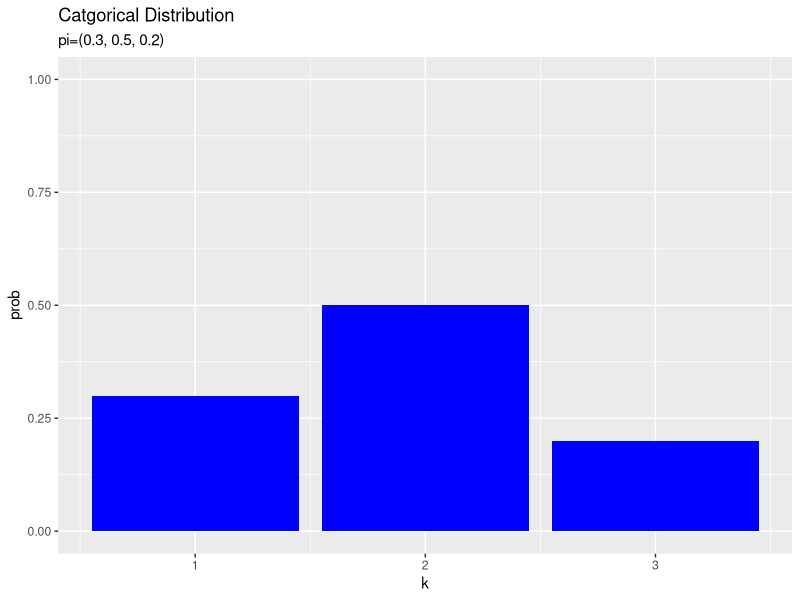
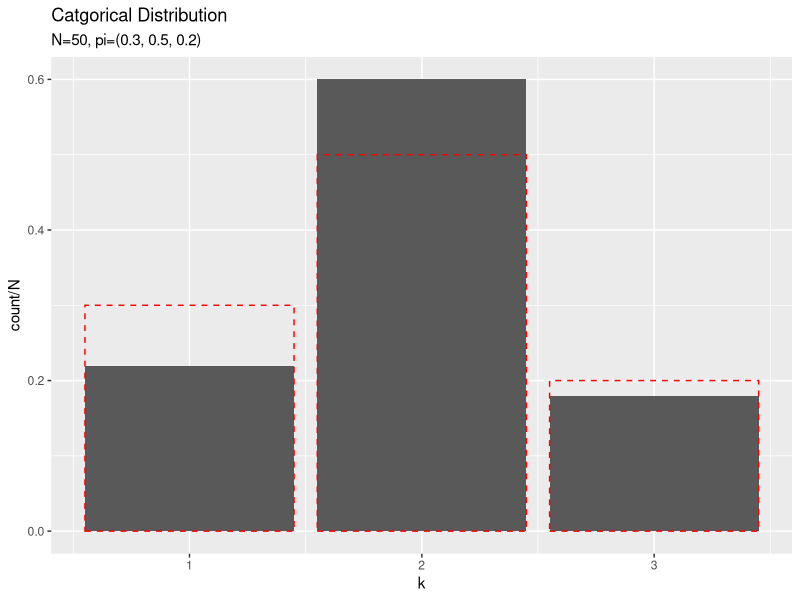
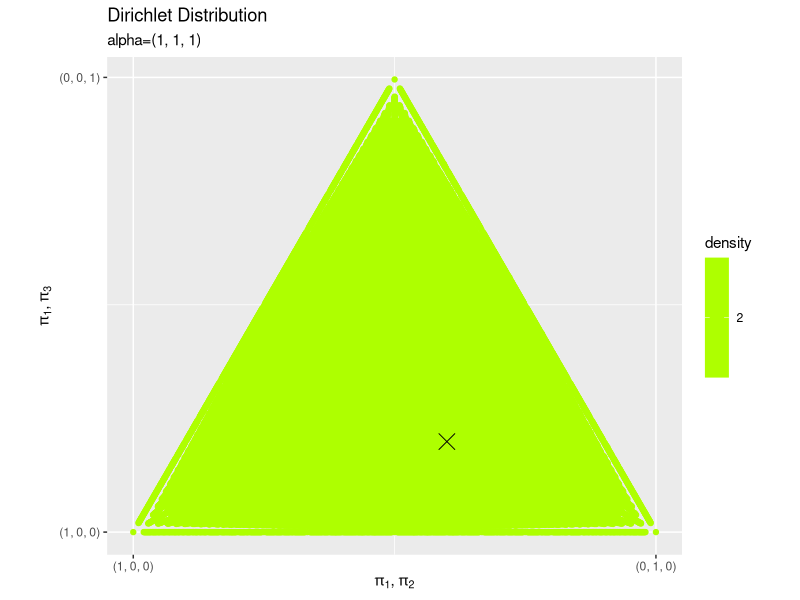
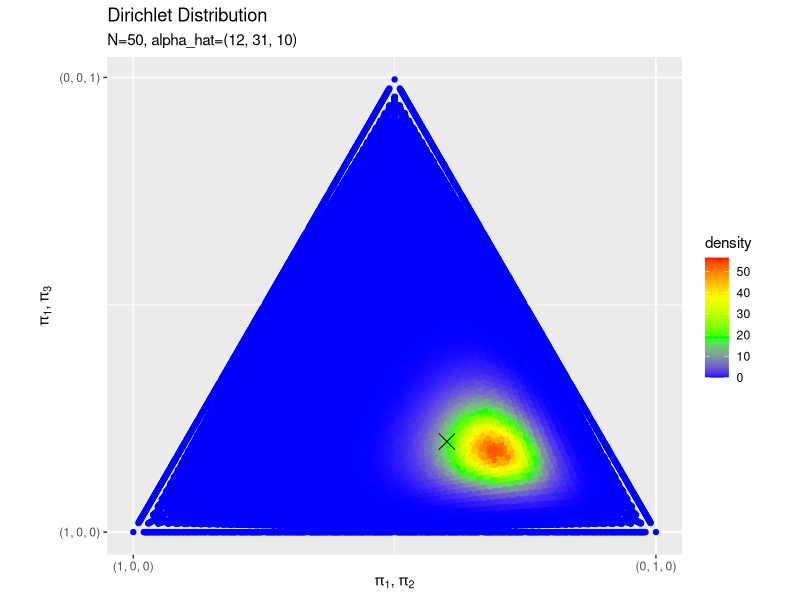

Write R code to recreate these figures, in order. (Note: this script raises an error after producing the figures.)

# 3.2.2 カテゴリ分布の学習と予測 -------------------------------------------------------------------

# 3.2.2項で利用するパッケージ
library(tidyverse)


### 尤度(カテゴリ分布)の設定 -----

# 次元数を設定:(固定)
K <- 3

# 真のパラメータを指定
pi_truth_k <- c(0.3, 0.5, 0.2)


# 尤度のデータフレームを作成
model_df <- tibble(
  k = 1:K, # 次元番号
  prob = pi_truth_k # 確率
)

# 尤度を作図
ggplot(model_df, aes(x = k, y = prob)) + 
  geom_bar(stat = "identity", position = "dodge", fill = "blue") + # 尤度
  ylim(c(0, 1)) + # y軸の表示範囲
  labs(title = "Catgorical Distribution", 
       subtitle = paste0("pi=(", paste0(pi_truth_k, collapse = ", "), ")"))


### データの生成 -----

# (観測)データ数を指定
N <- 50

# カテゴリ分布に従うデータを生成
s_nk <- rmultinom(n = N, size = 1, prob = pi_truth_k) %>% 
  t()

# 観測データを確認
colSums(s_nk)


# 観測データのデータフレームを作成
data_df <- tibble(
  k = 1:K, # 次元番号
  count = colSums(s_nk) # 各次元となったデータ数
)

# 観測データのヒストグラムを作成
ggplot() + 
  #geom_bar(data = data_df, aes(x = k, y = count), 
  #         stat = "identity", position = "dodge") + # 観測データ:(度数)
  geom_bar(data = data_df, aes(x = k, y = count / N), 
           stat = "identity", position = "dodge") + # 観測データ:(相対度数)
  geom_bar(data = model_df, aes(x = k, y = prob), 
           stat = "identity", position = "dodge", 
           alpha = 0, color = "red", linetype = "dashed") + # 真の分布
  labs(title = "Catgorical Distribution", 
       subtitle = paste0("N=", N, ", pi=(", paste0(pi_truth_k, collapse = ", "), ")"))


### 事前分布(ディリクレ分布)の設定 -----

# 事前分布のパラメータを指定
alpha_k <- c(1, 1, 1)


# 作図用のpiの値を満遍なく作成
pi_point_vec <- seq(0, 1, by = 0.02) # piがとり得る値を設定
n_point <- length(pi_point_vec) # 点の数
pi_point_df <- tibble(
  pi_1 = rep(rep(pi_point_vec, times = n_point), times = n_point), 
  pi_2 = rep(rep(pi_point_vec, each = n_point), times = n_point), 
  pi_3 = rep(pi_point_vec, each = n_point^2)
)
pi_point_df <- pi_point_df / rowSums(pi_point_df) # 正規化

# 点を間引く(ハイスぺ機なら不要…)
pi_point_mat <- pi_point_df[-1, ] %>%  # (0, 0, 0)の行を除去
  round(3) %>% # 値を丸め込み
  dplyr::distinct(pi_1, pi_2, pi_3) %>% # 重複を除去
  as.matrix() # マトリクスに変換

# 作図用のpiの値をランダムに作成
#pi_point_mat <- runif(n = 30000 * K, min = 0, max = 1) %>% # ランダムに値を生成
#  matrix(ncol = K) # マトリクスに変換
#pi_point_mat <- pi_point_mat / rowSums(pi_point_mat) # 正規化

# 真のパラメータのデータフレームを作成
parameter_df <- tibble(
  x = pi_truth_k[2] + 0.5 * pi_truth_k[3], # 三角座標への変換
  y = sqrt(3) * 0.5 * pi_truth_k[3], # 三角座標への変換
)


# 事前分布を計算:式(2.48)
prior_df <- tibble(
  x = pi_point_mat[, 2] + 0.5 * pi_point_mat[, 3], # 三角座標への変換
  y = sqrt(3) * 0.5 * pi_point_mat[, 3], # 三角座標への変換
  ln_C_Dir = lgamma(sum(alpha_k)) - sum(lgamma(alpha_k)), # 正規化項(対数)
  density = exp(ln_C_Dir) * apply(t(pi_point_mat)^(alpha_k - 1), 2, prod) # 確率密度
)

# 事前分布を作図
ggplot() + 
  geom_point(data = prior_df, aes(x = x, y = y, color = density)) + # 事前分布
  geom_point(data = parameter_df, aes(x = x, y = y), 
             color = "black", shape = 4, size = 5) + # 真の値
  scale_color_gradientn(colors = c("blue", "green", "yellow", "red")) + # ドットのグラデーション
  scale_x_continuous(breaks = c(0, 1), 
                     labels = c("(1, 0, 0)", "(0, 1, 0)")) + # x軸目盛
  scale_y_continuous(breaks = c(0, 0.87), 
                     labels = c("(1, 0, 0)", "(0, 0, 1)")) + # y軸目盛
  coord_fixed(ratio = 1) + # 縦横比
  labs(title = "Dirichlet Distribution", 
       subtitle = paste0("alpha=(", paste(alpha_k, collapse = ", "), ")"), 
       x = expression(paste(pi[1], ", ", pi[2], sep = "")), 
       y = expression(paste(pi[1], ", ", pi[3], sep = "")))


### 事後分布(ディリクレ分布)の計算 -----

# 事後分布のパラメータを計算:式(3.28)
alpha_hat_k <- colSums(s_nk) + alpha_k


# 事後分布を計算:式(2.48)
posterior_df <- tibble(
  x = pi_point_mat[, 2] + 0.5 * pi_point_mat[, 3], # 三角座標への変換
  y = sqrt(3) * 0.5 * pi_point_mat[, 3], # 三角座標への変換
  ln_C_Dir = lgamma(sum(alpha_hat_k)) - sum(lgamma(alpha_hat_k)), # 正規化項(対数)
  density = exp(ln_C_Dir) * apply(t(pi_point_mat)^(alpha_hat_k - 1), 2, prod) # 確率密度
)

# 事後分布を作図
ggplot() + 
  geom_point(data = posterior_df, aes(x = x, y = y, color = density)) + # 事後分布
  geom_point(data = parameter_df, aes(x = x, y = y), 
             color = "black", shape = 4, size = 5) + # 真の値
  scale_color_gradientn(colors = c("blue", "green", "yellow", "red")) + # ドットのグラデーション
  scale_x_continuous(breaks = c(0, 1), 
                     labels = c("(1, 0, 0)", "(0, 1, 0)")) + # x軸目盛
  scale_y_continuous(breaks = c(0, 0.87), 
                     labels = c("(1, 0, 0)", "(0, 0, 1)")) + # y軸目盛
  coord_fixed(ratio = 1) + # 縦横比
  labs(title = "Dirichlet Distribution", 
       subtitle = paste0("N=", N, ", alpha_hat=(", paste(alpha_hat_k, collapse = ", "), ")"), 
       x = expression(paste(pi[1], ", ", pi[2], sep = "")), 
       y = expression(paste(pi[1], ", ", pi[3], sep = "")))


### 予測分布(カテゴリ分布)の計算 -----

# 予測分布のパラメータを計算:式(3.31')
pi_star_hat_k <- alpha_hat_k / sum(alpha_hat_k)
pi_star_hat_k <- (colSums(s_nk) + alpha_k) / sum(colSums(s_nk) + alpha_k)


# 予測分布のデータフレームを作成
predict_df <- tibble(
  k = 1:K, # 次元番号
  prob = pi_star_hat_k # 確率
)

# 予測分布を作図
ggplot() + 
  geom_bar(data = predict_df, aes(x = k, y = prob), 
           stat = "identity", position = "dodge", fill = "purple") + # 予測分布
  geom_bar(data = model_df, aes(x = k, y = prob), 
           stat = "identity", position = "dodge", 
           alpha = 0, color = "red", linetype = "dashed") + # 真の分布
  ylim(c(0, 1)) + # y軸の表示範囲
  labs(title = "Categorical Distribution", 
       subtitle = paste0("N=", N, ", pi_star_hat=(", paste(round(pi_star_hat_k, 2), collapse = ", "), ")"))


# ・アニメーションによる推移の確認 -----------------------------------------------------------------

# 3.2.2項で利用するパッケージ
library(tidyverse)
library(gganimate)


### モデルの設定 -----

# 次元数を設定:(固定)
K <- 3

# 真のパラメータを指定
pi_truth_k <- c(0.3, 0.5, 0.2)

# 事前分布のパラメータを指定
alpha_k <- c(1, 1, 1)


# 作図用のpiの値を満遍なく作成
pi_point_vec <- seq(0, 1, by = 0.025) # piがとり得る値を設定
n_point <- length(pi_point_vec) # 点の数
pi_point_df <- tibble(
  pi_1 = rep(rep(pi_point_vec, times = n_point), times = n_point), 
  pi_2 = rep(rep(pi_point_vec, each = n_point), times = n_point), 
  pi_3 = rep(pi_point_vec, each = n_point^2)
)
pi_point_df <- pi_point_df / rowSums(pi_point_df) # 正規化

# 点を間引く(ハイスぺ機なら不要…)
pi_point_mat <- pi_point_df[-1, ] %>%  # (0, 0, 0)の行を除去
  round(3) %>% # 値を丸め込み
  dplyr::distinct(pi_1, pi_2, pi_3) %>% # 重複を除去
  as.matrix() # マトリクスに変換


# 事前分布(ディリクレ分布)を計算:式(2.48)
posterior_df <- tibble(
  x = pi_point_mat[, 2] + 0.5 * pi_point_mat[, 3], # 三角座標への変換
  y = sqrt(3) * 0.5 * pi_point_mat[, 3], # 三角座標への変換
  ln_C_Dir = lgamma(sum(alpha_k)) - sum(lgamma(alpha_k)), # 正規化項(対数)
  density = exp(ln_C_Dir) * apply(t(pi_point_mat)^(alpha_k - 1), 2, prod), # 確率密度
  label = as.factor(
    paste0("N=", 0, ", alpha=(", paste0(alpha_k, collapse = ", "), ")")
  ) # フレーム切替用のラベル
)


# 初期値による予測分布のパラメーターを計算:式(3.44)
pi_star_k <- alpha_k / sum(alpha_k)


# 初期値による予測分布のデータフレームを作成
predict_df <- tibble(
  k = 1:K, # 次元番号
  prob = pi_star_k, # 確率
  label = as.factor(
    paste0(
      "N=", 0, ", pi_star=(", paste0(round(pi_star_k, 3), collapse = ", "), ")"
    )
  ) # フレーム切替用のラベル
)


### 推論処理 -----

# データ数(試行回数)を指定
N <- 100

# 観測データの受け皿を作成
s_nk <- matrix(0, nrow = N, ncol = 3)

# ベイズ推論
for(n in 1:N){
  
  # カテゴリ分布に従うデータを生成
  s_nk[n, ] <- rmultinom(n = 1, size = 1, prob = pi_truth_k) %>% 
    as.vector()
  
  # 事後分布のパラメータを更新:式(3.28)
  alpha_k <- s_nk[n, ] + alpha_k
  
  # 事後分布を計算:式(2.48)
  tmp_posterior_df <- tibble(
    x = pi_point_mat[, 2] + 0.5 * pi_point_mat[, 3], # 三角座標への変換
    y = sqrt(3) * 0.5 * pi_point_mat[, 3], # 三角座標への変換
    ln_C_Dir = lgamma(sum(alpha_k)) - sum(lgamma(alpha_k)), # 正規化項(対数)
    density = exp(ln_C_Dir) * apply(t(pi_point_mat)^(alpha_k - 1), 2, prod), # 確率密度
    label = as.factor(
      paste0("N=", n, ", alpha_hat=(", paste0(alpha_k, collapse = ", "), ")")
    ) # フレーム切替用のラベル
  )
  
  # 予測分布のパラメーターを更新:式(3.31)
  pi_star_k <- alpha_k / sum(alpha_k)
  
  # 予測分布のデータフレームを作成
  tmp_predict_df <- tibble(
    k = 1:K, # 作図用の値
    prob = pi_star_k, # 確率
    label = as.factor(
      paste0(
        "N=", n, ", pi_star_hat=(", paste0(round(pi_star_k, 3), collapse = ", "), ")"
      )
    ) # フレーム切替用のラベル
  )
  
  # 推論結果を結合
  posterior_df <- rbind(posterior_df, tmp_posterior_df)
  predict_df <- rbind(predict_df, tmp_predict_df)
}

# 観測データを確認
colSums(s_nk)


### 作図処理 -----

# 真のパラメータのデータフレームを作成
parameter_df <- tibble(
  x = pi_truth_k[2] + 0.5 * pi_truth_k[3], # 三角座標への変換
  y = sqrt(3) * 0.5 * pi_truth_k[3], # 三角座標への変換
)

# 観測データのデータフレームを作成
data_df <- tibble(
  x_n = c(NA, s_nk[, 2] + 0.5 * s_nk[, 3]), # 三角座標への変換
  y_n = c(NA, sqrt(3) * 0.5 * s_nk[, 3]), # 三角座標への変換
  label = unique(posterior_df[["label"]]) # フレーム切替用のラベル
)

# 事後分布を作図
posterior_graph <- ggplot() + 
  geom_point(data = posterior_df, aes(x = x, y = y, color = density)) + # 事後分布
  geom_point(data = parameter_df, aes(x = x, y = y), shape = 4, size = 5) + # 真の値
  geom_point(data = data_df, aes(x = x_n, y = y_n), size = 5) + # 観測データ
  scale_color_gradientn(colors = c("blue", "green", "yellow", "red")) + # ドットのグラデーション
  scale_x_continuous(breaks = c(0, 1), 
                     labels = c("(1, 0, 0)", "(0, 1, 0)")) + # x軸目盛
  scale_y_continuous(breaks = c(0, 0.87), 
                     labels = c("(1, 0, 0)", "(0, 0, 1)")) + # y軸目盛
  coord_fixed(ratio = 1) + # 縦横比
  gganimate::transition_manual(label) + # フレーム
  labs(title = "Dirichlet Distribution", 
       subtitle = "{current_frame}", 
       x = expression(paste(pi[1], ", ", pi[2], sep = "")), 
       y = expression(paste(pi[1], ", ", pi[3], sep = "")))

# gif画像を出力
gganimate::animate(posterior_graph, nframes = (N + 1), fps = 10)


# 尤度をN+1フレーム分に複製
model_df <- tibble(
  k = rep(1:K, times = N + 1), # 次元番号
  prob = rep(pi_truth_k, times = N + 1), # 確率
  label = predict_df[["label"]] # フレーム切替用のラベル
)

# 観測データのデータフレームを作成
k_num_n <- which(t(s_nk) == 1, arr.ind = TRUE) %>% 
  .[, "row"] # 各データの次元番号
data_df <- tibble(
  k_n = c(NA, k_num_n), 
  label = unique(predict_df[["label"]]) # フレーム切替用のラベル
)

# 予測分布を作図
predict_graph <- ggplot() + 
  geom_bar(data = predict_df, aes(x = k, y = prob), 
           stat = "identity", position = "dodge", 
           fill = "purple") + # 予測分布
  geom_bar(data = model_df, aes(x = k, y = prob), 
           stat = "identity", position = "dodge", 
           alpha = 0, color = "red", linetype = "dashed") + # 真の分布
  geom_point(data = data_df, aes(x = k_n, y = 0), size = 5) + # 観測データ
  gganimate::transition_manual(label) + # フレーム
  ylim(c(0, 1)) + # y軸の表示範囲
  labs(title = "Categorical Distribution", 
       subtitle = "{current_frame}")

# gif画像を出力
gganimate::animate(predict_graph, nframes = (N + 1), fps = 10)
